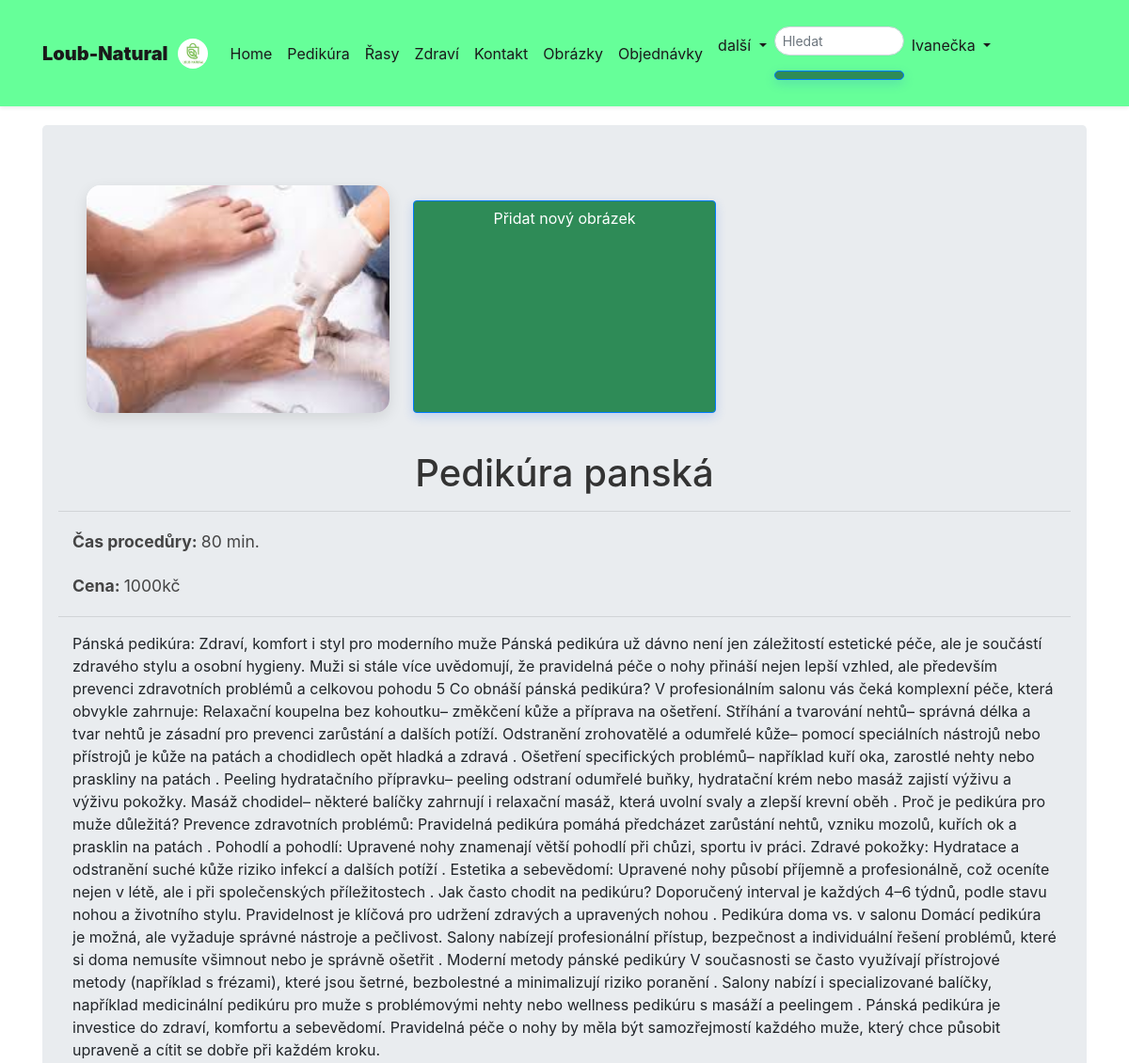
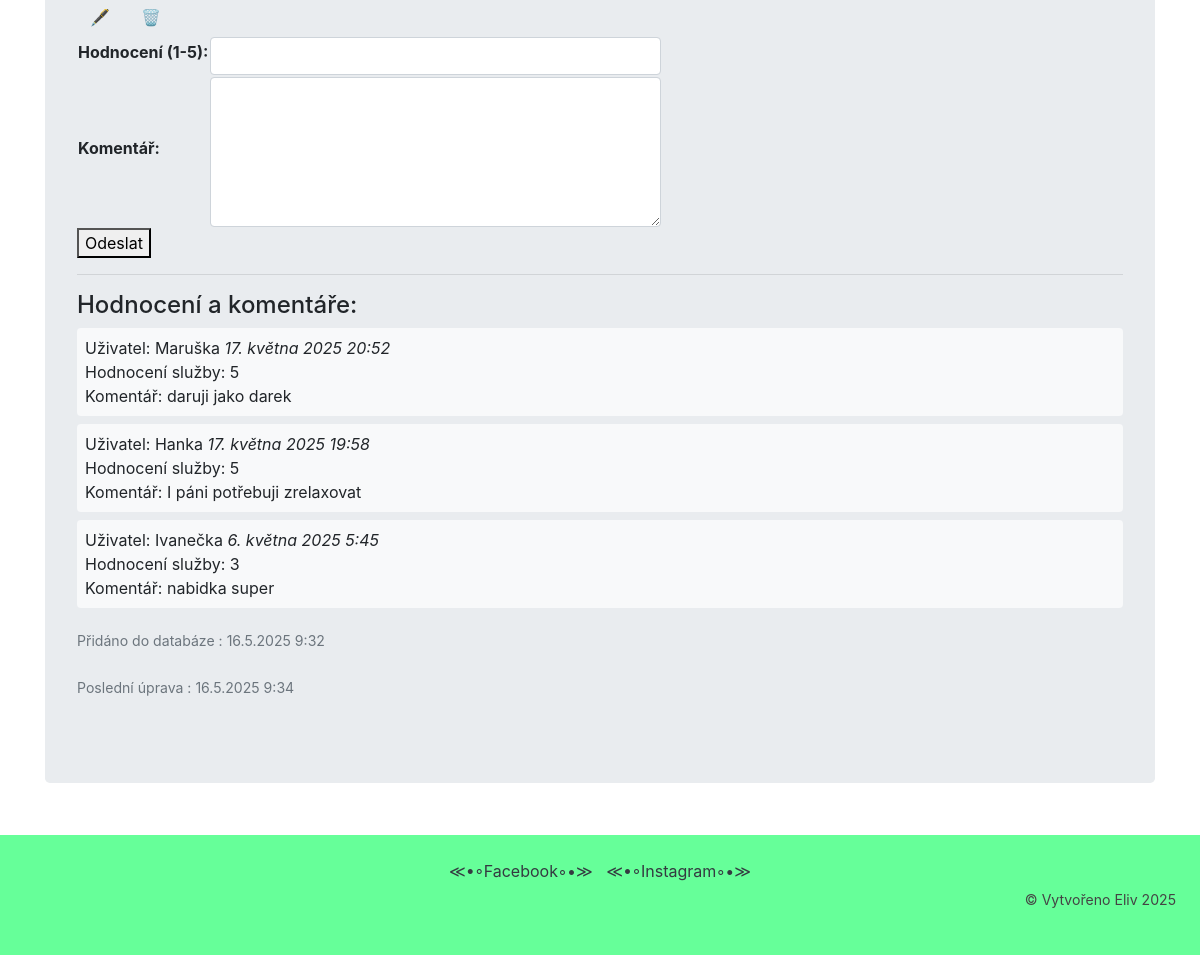
The page /pedicure/4/ (signed in) on the database its author committed (2 pictures, top to bottom).
### viewer/models.py (models this page shows, shortened)
class Image(Model):
    image = ImageField(upload_to='images/')
    pedikura = ForeignKey(Pedikura, on_delete=SET_NULL, null=True, blank=True, related_name='images')
    rasy = ForeignKey(Rasy, on_delete=SET_NULL, null=True, blank=True, related_name='images')
    zdravi = ForeignKey(Zdravi, on_delete=SET_NULL, null=True, blank=True, related_name='images')
    contact = ForeignKey(Contact, on_delete=SET_NULL, null=True, blank=True, related_name='images')
    order = models.BooleanField(default=False, verbose_name="Zobrazit na order strance")
    is_home = models.BooleanField(default=False, verbose_name="Zobrazit na home stránce")
    pedikura1 = models.BooleanField( default=False, verbose_name="Zobrazit na stránce Pedikura")
    rasy1 = models.BooleanField(default=False, verbose_name="Zobrazit na stránce Řasy")
    zdravi1 = models.BooleanField(default=False, verbose_name="Zobrazit na stránce Zdraví")
    contact1 = models.BooleanField(default=False, verbose_name="Zobrazit na stránce Kontakt")

class Pedikura(Model):
    name = CharField(max_length=30, null=False, blank=False, unique=True)
    procedure_time = IntegerField(null=False, blank=False)
    description = TextField(max_length=5000, null=True, blank=True)
    price = IntegerField(null=False, blank=False)
    created = DateTimeField(auto_now_add=True)
    updated = DateTimeField(auto_now=True)
    class Meta:
        ordering = ['name']
        verbose_name_plural = "Pedikúra"

class BaseReview(Model):
    user = ForeignKey(User, on_delete=SET_NULL, null=True, blank=False, related_name='%(class)s_reviews')
    rating = IntegerField(null=True, blank=True)
    comment = TextField(max_length=5000, null=True, blank=True)
    created = DateTimeField(auto_now_add=True)
    updated = DateTimeField(auto_now=True)
    class Meta:
        abstract = True
        ordering = ['-updated']

class PedikuraReview(BaseReview):
    pedikura = ForeignKey(Pedikura, on_delete=CASCADE, null=False, blank=False, related_name='reviews')
    @property
    def review(self):
        return self.user
    class Meta:
        ordering = ['-updated']
        unique_together = ['pedikura', 'user']

### viewer/views.py (the view, shortened to what this page needs)
# urls.py: path('pedicure/<int:pk>/', PedicureDetailView.as_view(), name="pedicure_detail"),
class PedicureDetailView(DetailView):
    template_name = 'pedicure.html'
    model = Pedikura
    context_object_name = 'pedicure_detail'
    def get_context_data(self, **kwargs):
        context = super().get_context_data(**kwargs)
        context['reviews'] = self.object.reviews.all()
        if self.request.user.is_authenticated:
            context['review_form'] = PedikuraReviewForm()
        else:
            context['registration_form'] = UserCreationForm()
        return context

### viewer/forms.py
class PedikuraReviewForm(BaseReviewForm):
    class Meta:
        model = PedikuraReview
        fields = ['rating', 'comment']

### viewer/templates/pedicure.html (shortened to what this page needs)
{% extends 'base.html' %}
{% block content %}
<div class="container-fluid">
    <div class="home-container">
        {% for image in pedicure_detail.images.all %}
        <div class="image-item">
            <a href="{% url 'image' pk=image.id %}">
                <img src="{{ image.image.url }}" alt="{{ image.name }}">
            </a>
        </div>
        {% empty %}
        <p class="no-images">Zatím zde nejsou žádné obrázky.</p>
        {% endfor %}
        {% if user.is_authenticated and perms.viewer.add_image %}
        <a href="{% url 'image_create' %}?next={% url 'pedicure_detail' pedicure_detail.id %}" class="btn btn-primary">Přidat nový obrázek</a>
        {% endif %}
    </div>
</div>
<h1 class="display-5">{{ pedicure_detail.name }}</h1>
<hr class="row">
<div class="col-md-16">
    <p><strong>Čas procedůry: </strong> {{ pedicure_detail.procedure_time }} min.
    <p><strong>Cena: </strong> {{ pedicure_detail.price }}kč</p>
    <hr class="row">
    <div>{{pedicure_detail.description }}</div>
</div>
<div>
    {% if perms.viewer.change_pedikura %}
    <a href="{% url 'pedicure_update' pedicure_detail.id %}" class="btn">🖋️</a>
    {% endif %}
    {% if perms.viewer.delete_pedikura %}
    <a href="{% url 'pedicure_delete' pedicure_detail.id %}" class="btn">🗑️</a>
    {% endif %}
</div>
{% if request.user.is_authenticated %}
<form action="" method="post">
    <table>{{ review_form.as_table }}</table>
    <button type="submit">Odeslat</button>
</form>
<hr>
<h4>Hodnocení a komentáře:</h4>
{% for review in reviews %}
<div class="bg-light rounded mt-2 p-2 position-relative">
    <span>Uživatel: {{ review.review }}</span>
    <span class="font-italic">{{ review.created }}</span>
    <div>
        Hodnocení služby: {{ review.rating }}
    </div>
    <div>
        Komentář: {{ review.comment }}
    </div>
</div>
{% empty %}
<p>Zatím nikdo nehodnotil</p>
{% endfor %}
{% else %}
    <p>Pro přidání hodnocení se prosím <a href="{% url 'login' %}">přihlaste</a> nebo se <a href="{% url 'register' %}">zaregistrujte</a>.</p>
{% endif %}
<div>
    {% if request.user.is_authenticated %}
        <p class="mt3"><small class="text-muted">Přidáno do databáze : {{ pedicure_detail.created|date:"j.n.Y G:i"}}</small></p>
        <p class="mt2"><small class="text-muted">Poslední úprava : {{ pedicure_detail.updated|date:"j.n.Y G:i" }}</small></p>
    {% endif %}
</div>
{% endblock %}

### templates/navbar.html (shortened to what this page needs)
{% load static %}
<nav class="navbar navbar-expand-lg navbar-light shadow-sm">
    <div class="container">
        <a class="navbar-brand d-flex align-items-center" href="/">
            <b class="me-2">Loub-Natural</b>
            <img src="{% static 'image/cunik-logo.jpg' %}" alt="Logo" class="rounded-circle" style="height: 32px">
        </a>
        <div class="collapse navbar-collapse" id="navbarContent">
            <ul class="navbar-nav me-auto mb-2 mb-lg-0">
                <li class="nav-item">
                    <a class="nav-link hover-underline" href="{% url 'home' %}">Home</a>
                </li>
                <li class="nav-item">
                    <a class="nav-link hover-underline" href="{% url 'pedicure' %}">Pedikúra</a>
                </li>
                <li class="nav-item">
                    <a class="nav-link hover-underline" href="{% url 'eyelash' %}">Řasy</a>
                </li>
                <li class="nav-item">
                    <a class="nav-link hover-underline" href="{% url 'health' %}">Zdraví</a>
                </li>
                <li class="nav-item">
                    <a class="nav-link hover-underline" href="{% url 'contact' %}">Kontakt</a>
                </li>
                <li class="nav-item">
                    <a class="nav-link hover-underline" href="{% url 'images' %}">Obrázky</a>
                </li>
                {% if user.is_authenticated %}
                <li class="nav-item">
                    <a class="nav-link hover-underline" href="{% url 'order_list' %}">Objednávky</a>
                </li>
                {% endif %}
            </ul>
            <ul class="navbar-nav ms-auto">
                <li class="nav-item dropdown">
                    <a class="nav-link dropdown-toggle" href="#" id="navbarDropdown" role="button"
                       data-bs-toggle="dropdown" aria-expanded="false">
                        další
                    </a>
                </li>
                <li class="nav-item">
                    <form method="post" action="/search/" class="d-flex">
                        <div class="input-group">
                            <input class="form-control form-control-sm rounded-pill" type="text" name="search"
                                   placeholder="Hledat" style="width: 120px;">
                            <button class="btn btn-sm btn-primary rounded-pill ms-1" type="submit">
                            </button>
                        </div>
                    </form>
                </li>
                <li class="nav-item dropdown ms-2">
                    {% if user.is_authenticated %}
                    <a class="nav-link dropdown-toggle" href="#" data-bs-toggle="dropdown">
                        <span>{{ user.username }}</span>
                    </a>
                    {% endif %}
                </li>
            </ul>
        </div>
    </div>
</nav>

### static/css/uprava.css (style rules this page uses)
:root { --primary-green: #66FF99; --dark-green: #2E8B57; --hover-green: #3CB371; --text-dark: #1a1a1a; --text-light: #ffffff; --error-red: #ff4444; --border-gray: #e0e0e0; }
:root { --transition-speed: 0.3s; }
.navbar { background-color: var(--primary-green) !important; padding: 1rem; box-shadow: 0 2px 10px rgba(0,0,0,0.1); transition: all var(--transition-speed) ease; }
.navbar-brand { font-weight: 600; color: #66FF99 !important; }
.navbar-brand img { margin-left: 10px; }
.nav-link { color: white !important; padding: 0.5rem 1rem; }
.form-control { border-radius: 20px; border: 1px solid rgba(255,255,255,0.5); background: rgba(255,255,255,0.2); color: white; }
.form-control::placeholder { color: rgba(255,255,255,0.7); }
.nav-link { color: var(--text-dark) !important; }
.navbar-brand { color: var(--text-dark) !important; }
.btn-primary, .login-btn { width: 100%; padding: 1rem; background-color: var(--dark-green) !important; color: var(--text-light) !important; border: none; border-radius: 12px; font-size: 1.1rem; font-weight: 600; cursor: pointer; transition: all 0.3s ease; margin-top: 1rem; }
.container { max-width: 1200px; margin: 0 auto; padding: 20px; }
h1 { font-size: 2.5rem; color: #333; margin-bottom: 30px; text-align: center; }
.home-container { display: grid; grid-template-columns: repeat(auto-fill, minmax(300px, 1fr)); gap: 25px; margin-bottom: 40px; }
.image-item { position: relative; border-radius: 15px; overflow: hidden; box-shadow: 0 5px 15px rgba(0,0,0,0.1); transition: transform 0.3s ease, box-shadow 0.3s ease; background: white; aspect-ratio: 4/3; }
.image-item img { width: 100%; height: 100%; object-fit: cover; transition: transform 0.5s ease; }
.btn-primary { background: #2563eb; color: white; padding: 12px 24px; border-radius: 8px; text-decoration: none; display: inline-block; transition: all 0.2s ease; font-weight: 500; border: none; box-shadow: 0 4px 12px rgba(37, 99, 235, 0.2); }
p { line-height: 1.8; color: #444; font-size: 1.1rem; margin-top: 30px; }
.btn { transition: all 0.2s ease; }
.btn { padding: 0.5rem 1rem; border-radius: 4px; text-decoration: none; }
.btn-primary { background-color: #007bff; color: white; }
textarea.form-control { min-height: 150px; }

### rows shown on the page
Image: image (picture)
Pedikura: name "Pedikúra panská", procedure_time "80", price "1000", description "Pánská pedikúra: Zdraví, komfort i styl pro moderního muže Pánská pedikúra už dávno není jen záležitostí estetické péče, ale je součástí zdravého stylu a osobní hygieny. Muži si stále více uvědomují, že pravidelná péče o nohy přináší nejen lepší vzhled, ale především prevenci zdravotních problémů a celkovou pohodu 5 Co obnáší pánská pedikúra? V profesionálním salonu vás čeká komplexní péče, která obvykle zahrnuje: Relaxační koupelna bez kohoutku– změkčení kůže a příprava na ošetření. Stříhání a tvarování nehtů– správná délka a tvar nehtů je zásadní pro prevenci zarůstání a dalších potíží. Odstranění zrohovatělé a odumřelé kůže– pomocí speciálních nástrojů nebo přístrojů je kůže na patách a…", created "16.5.2025 9:32", updated "16.5.2025 9:34"
PedikuraReview: review "Maruška", created "17. května 2025 20:52", rating "5", comment "daruji jako darek"
PedikuraReview: review "Hanka", created "17. května 2025 19:58", rating "5", comment "I páni potřebuji zrelaxovat"
PedikuraReview: review "Ivanečka", created "6. května 2025 5:45", rating "3", comment "nabidka super"

### other values the page prints
{{ user.username }} "Ivanečka"
